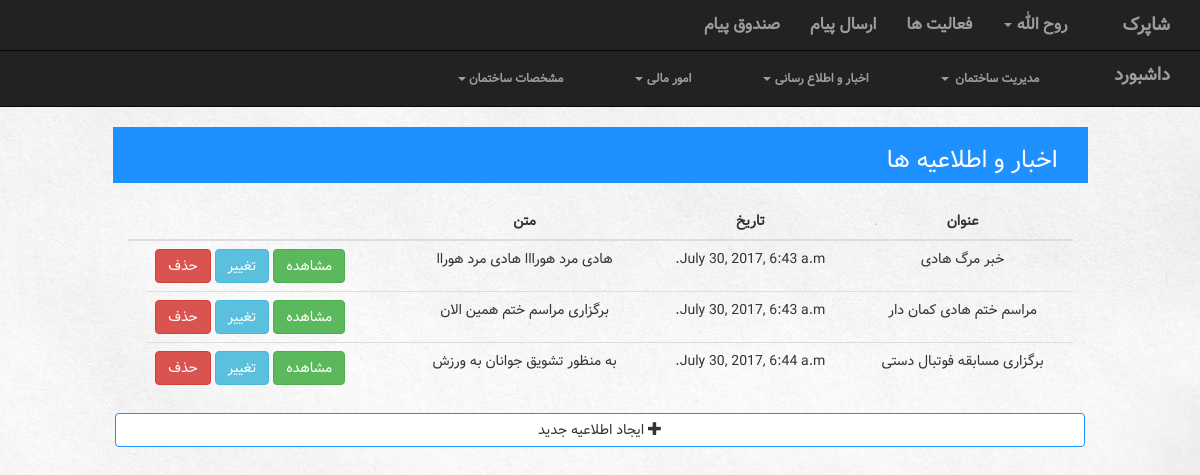
Page /building/1/cnews/ (signed in) on the earlier database version.
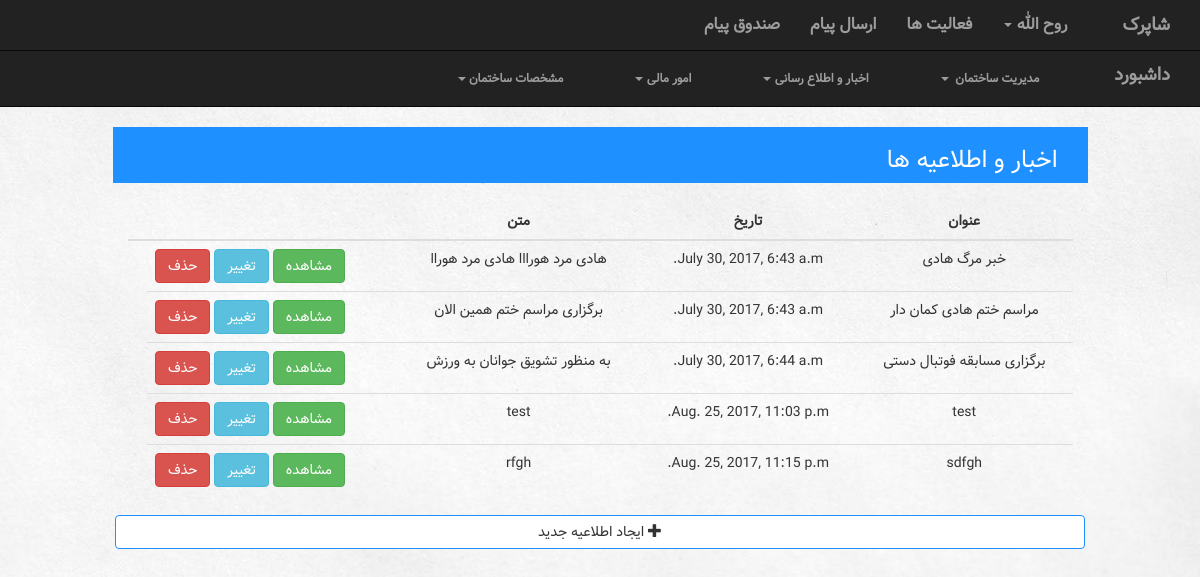
Same page on the later database version.
### building/models.py (models this page shows)
class News(models.Model):
    building = models.ForeignKey(Building, on_delete=models.CASCADE)
    date = models.DateTimeField()
    text = models.TextField()
    subject = models.CharField(max_length=100)

### building/views.py (the view, shortened to what this page needs)
# urls.py: url(r'^(?P<building_id>[0-9]+)/cnews/$', views.Cnews.as_view(), name="cnews"),
class Cnews(View):
    form_class = myForm.CreateNewsForm
    template_name = 'building/cnews.html'
    def get(self, request, building_id):
        context = {'all_news': News.objects.filter(building=building_id),
               'Listname': 'اخبار و اطلاعیه ها',
               'title1': 'عنوان',
               'title2': 'تاریخ',
               'title3': 'متن',
               'building': Building.objects.get(pk=building_id),
               'accountType': Account.objects.get(user=request.user).type,
               'form' : self.form_class
               }
        return render(request, self.template_name, context)

### building/templates/building/cnews.html (shortened to what this page needs)
{% extends 'building/UserNavBar.html' %}
{% load staticfiles %}
{% block navbar %}{% if accountType == 1 %} {% include 'building/managerNavBar.html' %} {% else %} {% include 'building/neighborNavBar.html' %}  {% endif %}{% endblock %}
{% block body %}
 <div class="col-sm-12">
        <div class="listContainer col-sm-10 col-lg-offset-1">
            <div class="listTitle pull-right col-sm-12">
                <h3> {{ Listname }} </h3>
            </div>
        </div>
        <div class="col-sm-10 col-lg-offset-1">
            <br>
            <table class="table table-hover">
                <thead>
                    <tr>
                        <th>{{ title1 }}</th>
                        <th>{{ title2 }}</th>
                        <th>{{ title3 }}</th>
                        <th></th>
                        <th></th>
                    </tr>
                </thead>
                <tbody>
                {% for n in all_news %}
                    <tr>
                        <td>{{ n.subject }}</td>
                        <td>{{ n.date }}</td>
                        <td>{{ n.text|slice:"0:30" }}</td>
                    <td class="link">
                        <a href="{% url 'building:dnews' building_id=building.id pk=n.id %}"><button type="button" class="btn btn-danger">حذف</button></a>
                        <a href="{% url 'building:unews' building_id=building.id pk=n.id %}"><button type="button" class="btn btn-info">تغییر</button></a>
                        <a href="{% url 'building:rnews' building_id=building.id pk=n.id %}"><button type="button" class="btn btn-success">مشاهده</button></a>
                        </td>
                    </tr>
                {% endfor %}
                </tbody>
            </table>
        </div>
    </div>
    <div class="col-md-10 col-lg-offset-1" >
        <button class="col-md-12 btn btn-default" data-toggle="modal" data-target="#myModal">  <span class="glyphicon glyphicon-plus" aria-hidden="true"></span> ایجاد اطلاعیه جدید </button>
    </div>
{% endblock %}

Differences in the rows shown:
added News: subject "test", date "Aug. 25, 2017, 11:03 p.m.", text "test"
added News: subject "sdfgh", date "Aug. 25, 2017, 11:15 p.m.", text "rfgh"
